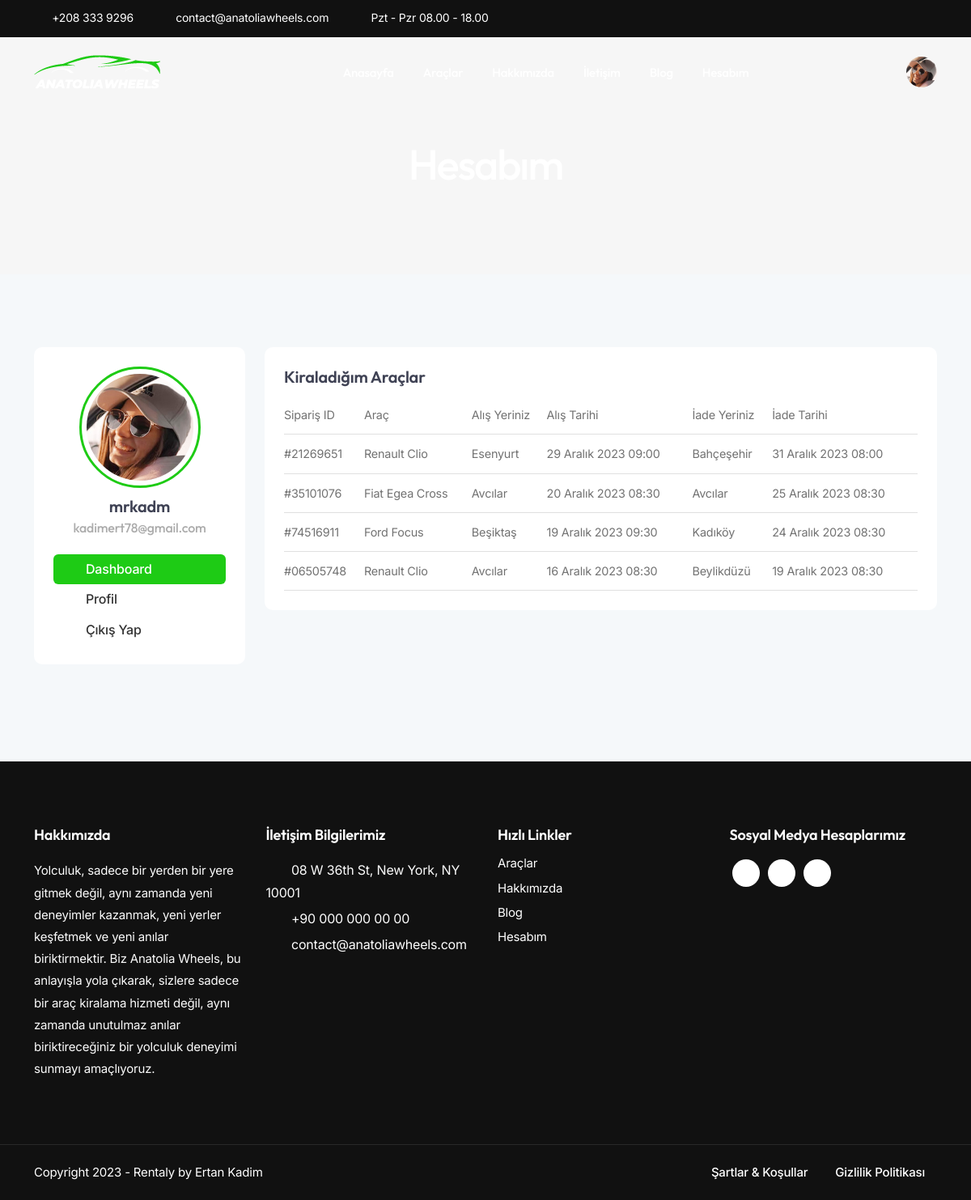
The app's page /account-dashboard/ (signed in), older data.
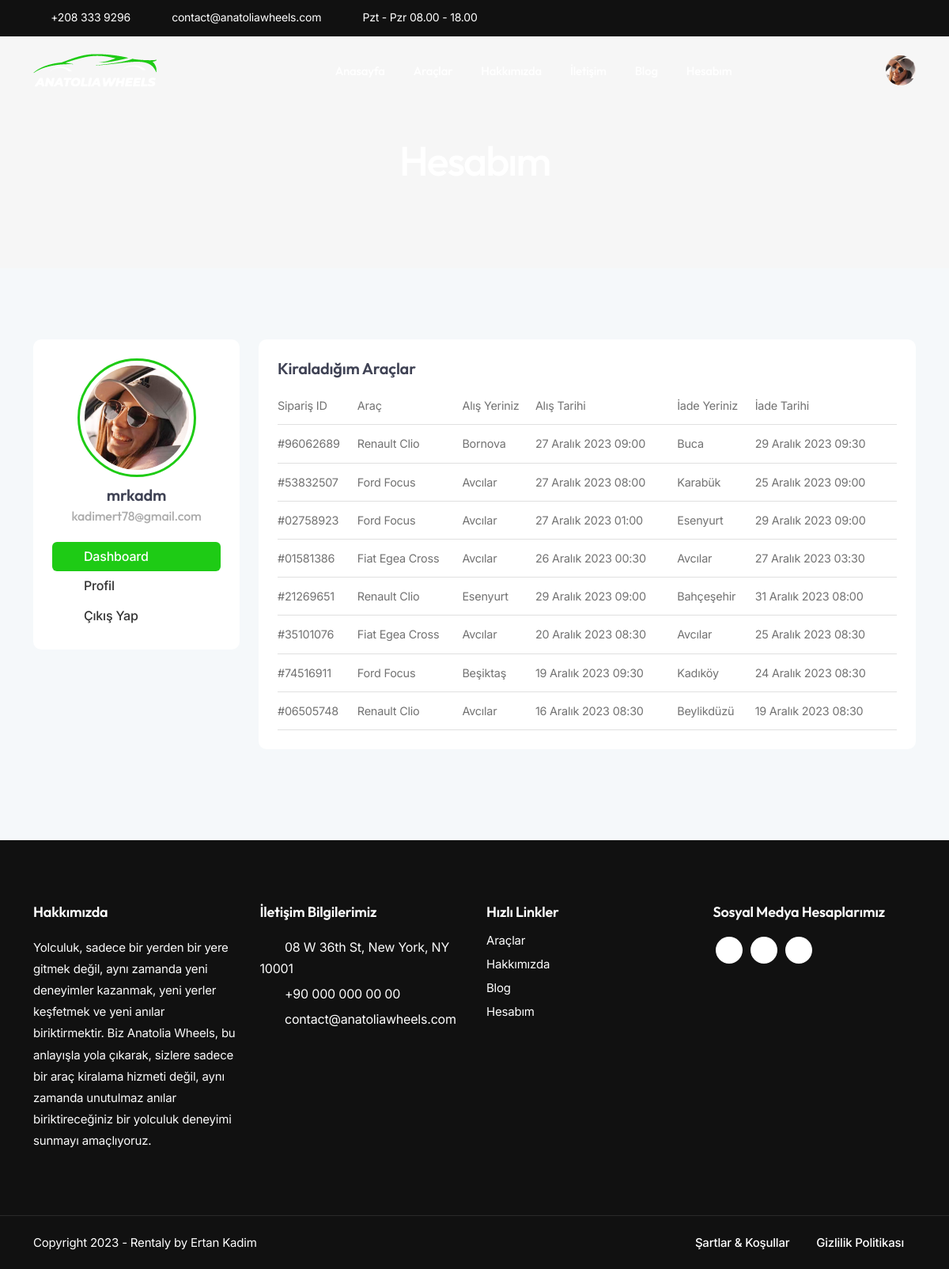
The same page, newer data.
### rentacar/models.py (models this page shows, shortened)
class Booking(models.Model):
    user = models.ForeignKey(settings.AUTH_USER_MODEL, on_delete=models.CASCADE, verbose_name="Kullanıcı Adı")
    car = models.ForeignKey(Car, on_delete=models.CASCADE)
    start_date = models.DateField(blank=True, verbose_name="Alış Tarihi")
    start_time = models.TimeField(blank=True, verbose_name="Alış Saati")
    return_date = models.DateField(blank=True, verbose_name="Teslim Tarihi")
    return_time = models.TimeField(blank=True, verbose_name="Teslim Saati")
    pickup_location = models.CharField(blank=True, max_length=255, verbose_name="Alış Yeri")
    dropoff_location = models.CharField(blank=True, max_length=255, verbose_name="Teslim Yeri")
    orderid = models.CharField(max_length=9, unique=True, verbose_name="Sipariş ID")
    class Meta:
        verbose_name = "Rezervasyon"
        verbose_name_plural = "Rezervasyonlar"
        ordering = ['-id']

class Car(models.Model):
    brand = models.ForeignKey(Brand, on_delete=models.CASCADE, verbose_name="Marka")
    series = models.ForeignKey(Series, on_delete=models.CASCADE, verbose_name="Seri")
    model = models.ForeignKey(Model, on_delete=models.CASCADE, verbose_name="Model")
    year = models.PositiveIntegerField(validators=[validate_year], verbose_name="Yıl")
    is_available = models.BooleanField(default=False, verbose_name="Kiralık Mı?")
    is_damaged = models.BooleanField(default=False, verbose_name="Hasarlı Mı?")
    vehicle_type = models.ForeignKey(VehicleType, on_delete=models.SET_NULL, null=True, verbose_name="Araç Tipi")
    case_type = models.ForeignKey(CaseType, on_delete=models.SET_NULL, null=True, verbose_name="Kasa Tipi")
    km = models.PositiveBigIntegerField(
        verbose_name="Kilometre"
    )
    fuel_type = models.ForeignKey(FuelType, on_delete=models.SET_NULL, null=True, verbose_name="Yakıt Türü")
    transmission_type = models.ForeignKey(TransmissionType, on_delete=models.SET_NULL, null=True, verbose_name="Vites Türü")
    number_of_doors = models.PositiveSmallIntegerField(verbose_name="Kapı Sayısı")
    number_of_seats = models.PositiveSmallIntegerField(null=True, verbose_name="Koltuk Sayısı")
    luggage_volume = models.PositiveIntegerField(verbose_name="Bagaj Hacmi")
    color = models.CharField(max_length=50, verbose_name="Renk")
    price_per_day = models.DecimalField(
        max_digits=9,
        decimal_places=2,
        validators=[MinValueValidator(0)],
        verbose_name="Günlük Fiyat"
    )
    image1 = models.URLField(null=True, blank=True, verbose_name="1. Fotoğrak Linki")
    image2 = models.URLField(null=True, blank=True, verbose_name="2. Fotoğrak Linki")
    image3 = models.URLField(null=True, blank=True, verbose_name="3. Fotoğrak Linki")
    image4 = models.URLField(null=True, blank=True, verbose_name="4. Fotoğrak Linki")
    plate_number = models.CharField(max_length=11, unique=True, verbose_name="Plaka Numarası", null=True, blank=True)
    unique_id = models.UUIDField(default=uuid.uuid4, editable=False, unique=True)
    slug = AutoSlugField(populate_from='get_slug', unique=True, verbose_name="Slug")
    created_at = models.DateTimeField(auto_now_add=True, null=True, verbose_name="Oluşturulma Tarihi")
    updated_at = models.DateTimeField(auto_now=True, null=True, verbose_name="Güncellenme Tarihi")
    def get_slug(self):
        slug = f"{self.brand.name}-{self.series.name}-{self.model.name}-{self.year}-{self.unique_id}"
        return slug
    class Meta:
        verbose_name = "Araba"
        verbose_name_plural = "Arabalar"
        ordering = ['-id']

class Brand(models.Model):
    name = models.CharField(max_length=100, verbose_name="Marka Adı")
    def __str__(self):
        return self.name
    class Meta:
        verbose_name = "Marka"
        verbose_name_plural = "Markalar"
        ordering = ['name']

class Series(models.Model):
    brand = models.ForeignKey(Brand, on_delete=models.CASCADE, related_name='series')
    name = models.CharField(max_length=100, verbose_name="Seri Adı")
    def __str__(self):
        return self.name
    class Meta:
        verbose_name = "Seri"
        verbose_name_plural = "Seriler"
        ordering = ['name']

### rentacar/views.py (the view)
# urls.py: path('account-dashboard/', views.account_dashboard, name='account_dashboard'),
@login_required
def account_dashboard(request):
    title = 'Hesabım'
    bookings = Booking.objects.filter(user=request.user)  # Kullanıcının rezervasyonlarını çek
    return render(request, 'pages/account_dashboard.html', {
        'title': title,
        'bookings': bookings,
    })

### templates/pages/account_dashboard.html (shortened to what this page needs)
{% extends 'base.html' %}
{% load static %}
{% load tz %}
{% block content %}
<div class="no-bottom no-top zebra" id="content">
    <section id="subheader" class="jarallax text-light">
        <div class="center-y relative text-center">
            <div class="container">
                <div class="row">
                    <div class="col-md-12 text-center">
                        <h1>Hesabım</h1>
                    </div>
                </div>
            </div>
        </div>
    </section>
    <section id="section-cars" class="bg-gray-100">
        <div class="container">
            <div class="row">
                <div class="col-lg-3 mb30">
                    <div class="card p-4 rounded-5">
                        <div class="profile_avatar">
                            <div class="profile_img">
                                <img src="{% static 'images/profile/1.jpg' %}" alt="">
                            </div>
                            <div class="profile_name">
                                <h4>
                                  {{ user.get_full_name|default:user.username }}
                                  <span class="profile_username text-gray">{{ user.email }}</span>
                                </h4>
                            </div>
                        </div>
                        <div class="spacer-20"></div>
                        <ul class="menu-col">
                            <li><a href="{% url 'account_dashboard' %}" class="active"><i class="fa fa-home"></i>Dashboard</a></li>
                            <li><a href="{% url 'account_profile' %}"><i class="fa fa-user"></i>Profil</a></li>
                            <li><a href="{% url 'user_logout' %}"><i class="fa fa-sign-out"></i>Çıkış Yap</a></li>
                        </ul>
                    </div>
                </div>
                <div class="col-lg-9">
                  <div class="card p-4 rounded-5 mb25">
                      <h4>Kiraladığım Araçlar</h4>
                      <table class="table de-table">
                          <thead>
                              <tr>
                                  <th scope="col">Sipariş ID</th>
                                  <th scope="col">Araç</th>
                                  <th scope="col">Alış Yeriniz</th>
                                  <th scope="col">Alış Tarihi</th>
                                  <th scope="col">İade Yeriniz</th>
                                  <th scope="col">İade Tarihi</th>
                              </tr>
                          </thead>
                          <tbody>
                              {% for booking in bookings %}
                              <tr>
                                  <td>{{ booking.orderid }}</td>
                                  <td>{{ booking.car.brand }} {{ booking.car.series }}</td>
                                  <td>{{ booking.pickup_location }}</td>
                                  <td>{{ booking.start_date }} {{ booking.start_time }}</td>
                                  <td>{{ booking.dropoff_location }}</td>
                                  <td>{{ booking.return_date }} {{ booking.return_time }}</td>
                              </tr>
                              {% empty %}
                              <tr>
                                  <td colspan="6">Henüz kiralık bir aracınız yok.</td>
                              </tr>
                              {% endfor %}
                          </tbody>
                      </table>
                  </div>
              </div>
            </div>
        </div>
    </section>
</div>
{% endblock %}

Row changes from the older to the newer data that the page shows:
added Booking: orderid "#96062689", car.brand "Renault", car.series "Clio", pickup_location "Bornova", start_date "27 Aralık 2023", start_time "09:00", dropoff_location "Buca", return_date "29 Aralık 2023", return_time "09:30"
added Booking: orderid "#53832507", car.brand "Ford", car.series "Focus", pickup_location "Avcılar", start_date "27 Aralık 2023", start_time "08:00", dropoff_location "Karabük", return_date "25 Aralık 2023", return_time "09:00"
added Booking: orderid "#02758923", car.brand "Ford", car.series "Focus", pickup_location "Avcılar", start_date "27 Aralık 2023", start_time "01:00", dropoff_location "Esenyurt", return_date "29 Aralık 2023", return_time "09:00"
added Booking: orderid "#01581386", car.brand "Fiat", car.series "Egea Cross", pickup_location "Avcılar", start_date "26 Aralık 2023", start_time "00:30", dropoff_location "Avcılar", return_date "27 Aralık 2023", return_time "03:30"
